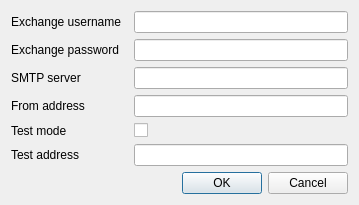
<?xml version="1.0" encoding="UTF-8"?>
<ui version="4.0">
 <class>Dialog</class>
 <widget class="QDialog" name="Dialog">
  <property name="geometry">
   <rect>
    <x>0</x>
    <y>0</y>
    <width>359</width>
    <height>177</height>
   </rect>
  </property>
  <property name="windowTitle">
   <string>Email Settings</string>
  </property>
  <layout class="QGridLayout" name="gridLayout">
   <item row="5" column="0">
    <widget class="QLabel" name="label_5">
     <property name="text">
      <string>Test address</string>
     </property>
    </widget>
   </item>
   <item row="0" column="2">
    <widget class="QLineEdit" name="exchange_username">
     <property name="text">
      <string/>
     </property>
    </widget>
   </item>
   <item row="0" column="0">
    <widget class="QLabel" name="label">
     <property name="text">
      <string>Exchange username</string>
     </property>
    </widget>
   </item>
   <item row="1" column="0">
    <widget class="QLabel" name="label_2">
     <property name="text">
      <string>Exchange password</string>
     </property>
    </widget>
   </item>
   <item row="2" column="2">
    <widget class="QLineEdit" name="smtp_server">
     <property name="text">
      <string/>
     </property>
    </widget>
   </item>
   <item row="3" column="0">
    <widget class="QLabel" name="label_4">
     <property name="text">
      <string>From address</string>
     </property>
    </widget>
   </item>
   <item row="3" column="2">
    <widget class="QLineEdit" name="from_email">
     <property name="text">
      <string/>
     </property>
    </widget>
   </item>
   <item row="1" column="2">
    <widget class="QLineEdit" name="exchange_password">
     <property name="text">
      <string/>
     </property>
     <property name="echoMode">
      <enum>QLineEdit::Password</enum>
     </property>
    </widget>
   </item>
   <item row="2" column="0">
    <widget class="QLabel" name="label_3">
     <property name="text">
      <string>SMTP server</string>
     </property>
    </widget>
   </item>
   <item row="6" column="0" colspan="3">
    <layout class="QHBoxLayout" name="horizontalLayout_5">
     <item>
      <spacer name="horizontalSpacer">
       <property name="orientation">
        <enum>Qt::Horizontal</enum>
       </property>
       <property name="sizeHint" stdset="0">
        <size>
         <width>40</width>
         <height>20</height>
        </size>
       </property>
      </spacer>
     </item>
     <item>
      <widget class="QPushButton" name="email_ok">
       <property name="text">
        <string>OK</string>
       </property>
      </widget>
     </item>
     <item>
      <widget class="QPushButton" name="email_cancel">
       <property name="text">
        <string>Cancel</string>
       </property>
      </widget>
     </item>
    </layout>
   </item>
   <item row="5" column="2">
    <widget class="QLineEdit" name="test_address"/>
   </item>
   <item row="4" column="0">
    <widget class="QLabel" name="label_6">
     <property name="text">
      <string>Test mode</string>
     </property>
    </widget>
   </item>
   <item row="4" column="2">
    <widget class="QCheckBox" name="test_chk">
     <property name="text">
      <string/>
     </property>
    </widget>
   </item>
  </layout>
 </widget>
 <resources/>
 <connections/>
</ui>
